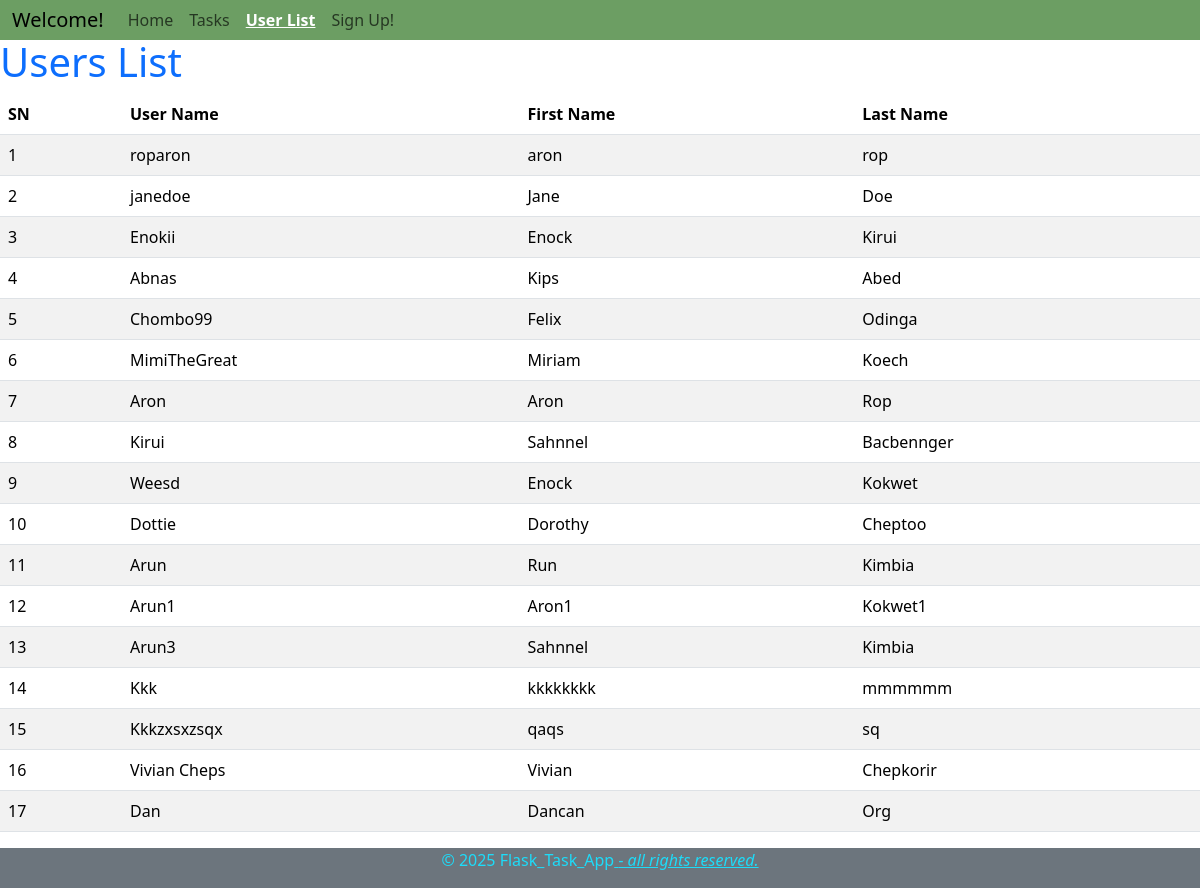
The app's page /user_list with its own data.
### app/models.py (models this page shows, shortened)
class User(db.Model):
    user_id = db.Column(db.Integer, primary_key=True)
    user_name = db.Column(db.String(50), nullable=False, unique=True)
    first_name = db.Column(db.String(50), nullable=False)
    last_name = db.Column(db.String(50), nullable=False)
    password = db.Column(db.String(50), nullable=False)
    tasks = db.relationship('Task', backref='user', lazy=True)

### app/routes.py (the view)
@app.route('/user_list', methods=['GET'])
def user_list():
    users = User.query.all()
    return render_template('user_list.html', title='User List', users=users)

### app/templates/user_list.html
{% extends "base.html" %}
{% block content %}
<h1 class="text-primary">Users List</h1>
<table class="table table-striped table-lg">
    <thead>
        <tr>
            <th>SN</th>
            <th>User Name</th>
            <th>First Name</th>
            <th>Last Name</th>
        </tr>
    </thead>
    <tbody>
        {% for user in users %}
        <tr>
            <td>{{ loop.index }}</td>
            <td>{{ user.user_name }}</td>
            <td>{{ user.first_name }}</td>
            <td>{{ user.last_name }}</td>
        </tr>
        {% endfor %}
    </tbody>
</table>
{% endblock %}

### app/templates/base.html (style rules this page uses)
html, body { height: 100%; }
body { display: flex; flex-direction: column; }

### records on screen
User: user_name "roparon", first_name "aron", last_name "rop"
User: user_name "janedoe", first_name "Jane", last_name "Doe"
User: user_name "Enokii", first_name "Enock", last_name "Kirui"
User: user_name "Abnas", first_name "Kips", last_name "Abed"
User: user_name "Chombo99", first_name "Felix", last_name "Odinga"
User: user_name "MimiTheGreat", first_name "Miriam", last_name "Koech"
User: user_name "Aron", first_name "Aron", last_name "Rop"
User: user_name "Kirui", first_name "Sahnnel", last_name "Bacbennger"
User: user_name "Weesd", first_name "Enock", last_name "Kokwet"
User: user_name "Dottie", first_name "Dorothy", last_name "Cheptoo"
User: user_name "Arun", first_name "Run", last_name "Kimbia"
User: user_name "Arun1", first_name "Aron1", last_name "Kokwet1"
User: user_name "Arun3", first_name "Sahnnel", last_name "Kimbia"
User: user_name "Kkk", first_name "kkkkkkkk", last_name "mmmmmm"
User: user_name "Kkkzxsxzsqx", first_name "qaqs", last_name "sq"
User: user_name "Vivian Cheps", first_name "Vivian", last_name "Chepkorir"
User: user_name "Dan", first_name "Dancan", last_name "Org"
